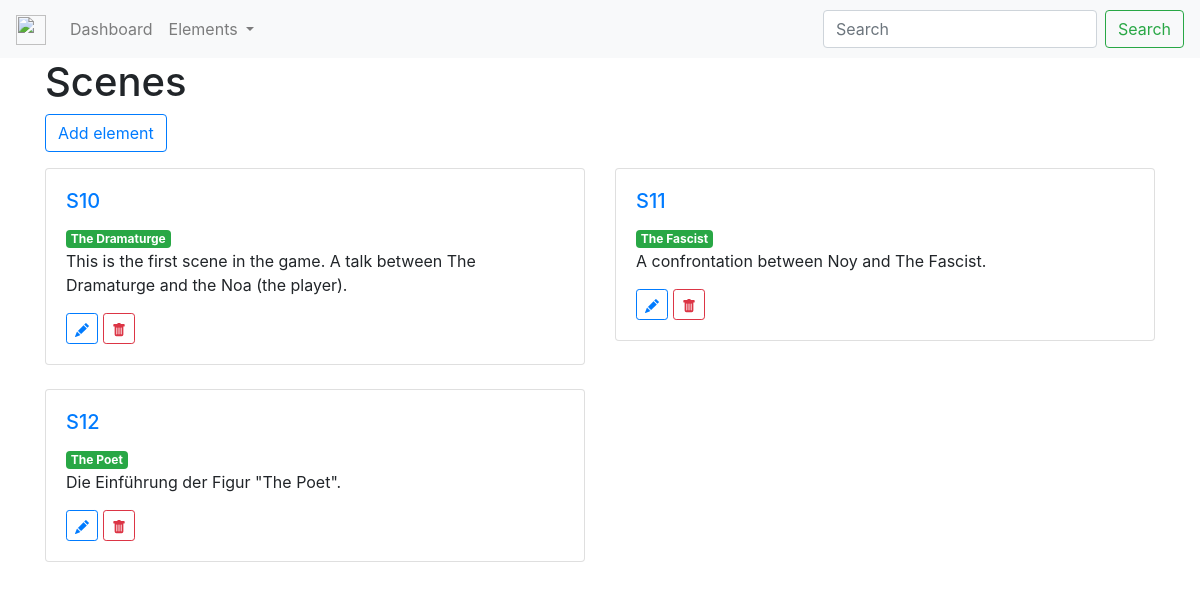
Screenshot of /scenes/ with the database file from the repository.
### scenes/models.py (models this page shows, shortened)
class Scene(models.Model):
    description = models.TextField(default='')
    characters = models.ManyToManyField(Character)
    def get_absolute_url(self):
        return reverse('scenes:show-scene', kwargs={'pk': self.pk})
    def get_edit_url(self):
        return reverse('scenes:edit-scene', kwargs={'pk': self.pk})
    def get_delete_url(self):
        return reverse('scenes:delete-scene', kwargs={'pk': self.pk})

### characters/models.py (models this page shows, shortened)
class Character(models.Model):
    name = models.CharField(blank=True, null=True, max_length=80)
    age = models.PositiveSmallIntegerField(blank=True, null=True)
    gender = models.CharField(blank=True, null=True, max_length=80)
    code = models.CharField(blank=True, null=True, max_length=6)
    description = models.TextField(blank=True, null=True)
    def get_absolute_url(self):
        return reverse("characters:show-character", kwargs={'pk': self.pk})

### scenes/views.py (the view)
# urls.py: path('', views.IndexView.as_view(), name='index'),
class IndexView(generic.ListView):
    template_name = 'scenes/index.html'
    context_object_name = "scenes"
    def get_queryset(self):
        return Scene.objects.all()

### scenes/templates/scenes/index.html (shortened to what this page needs)
{% extends 'base.html' %}
{% block content %}
<div class="container">
    <div class="row">
        <div class="col-md-12">
                <div class="row">
                    <div class="col-md-12">
                        <h1>Scenes</h1>
                        {% include 'create_header.html' %}
                        <div class="row">
                            {% for scene in scenes %}
                            <div class="col-md-6">
                                <div class="card">
                                    <div class="card-body">
                                        <h5 class="card-title"><a href="{{ scene.get_absolute_url }}">S{{ scene.pk }}</a></h5>
                                        {% for character in scene.characters.all %}
                                        <a href="{{ character.get_absolute_url }}"><span class="badge badge-success">{{ character.name }}</span></a>
                                        {% endfor %}
                                        <p class="card-text">{{ scene.description }}</p>
                                        <a href="{{ scene.get_edit_url }}" class="btn btn-outline-primary btn-sm">
                                        </a>
                                        <a href="{{ scene.get_delete_url }}" class="btn btn-outline-danger btn-sm">
                                        </a>
                                    </div>
                                </div>
                                <br>
                            </div>
                            {% endfor %}
                        </div>
                    </div>
                </div>
        </div>
    </div>
</div>
{% endblock %}

### rows the page displays
Scene: pk "10", description "This is the first scene in the game. A talk between The Dramaturge and the Noa (the player)."
Character: name "The Dramaturge"
Scene: pk "11", description "A confrontation between Noy and The Fascist."
Character: name "The Fascist"
Scene: pk "12", description "Die Einführung der Figur \"The Poet\"."
Character: name "The Poet"
